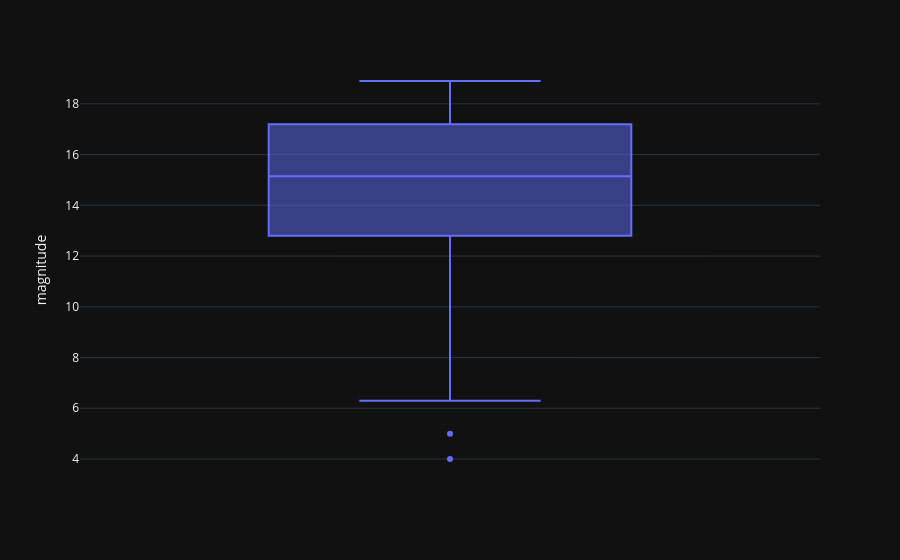

The notebook cell this image was saved under:
### Code cell
# mpc_obs_filtered_df.magnitude.plot(kind='box')
px.box(mpc_obs_proceed_df, y='magnitude', template= 'plotly_dark')

### Figure 1 — Plotly figure (JSON) as saved in the notebook; plotly's stock layout.template omitted (floating-point values rounded to 4 significant figures; data arrays with more than 128 entries replaced by an {"elided": "..."} marker saying what was removed)
{"data": [{"alignmentgroup": "True", "hovertemplate": "magnitude=%{y}<extra></extra>", "legendgroup": "", "marker": {"color": "#636efa"}, "name": "", "notched": false, "offsetgroup": "", "orientation": "v", "showlegend": false, "type": "box", "x0": " ", "xaxis": "x", "y": {"elided": "341 float values"}, "y0": " ", "yaxis": "y"}], "layout": {"boxmode": "group", "legend": {"tracegroupgap": 0}, "margin": {"t": 60}, "xaxis": {"anchor": "y", "domain": [0, 1]}, "yaxis": {"anchor": "x", "domain": [0, 1], "title": {"text": "magnitude"}}}}
